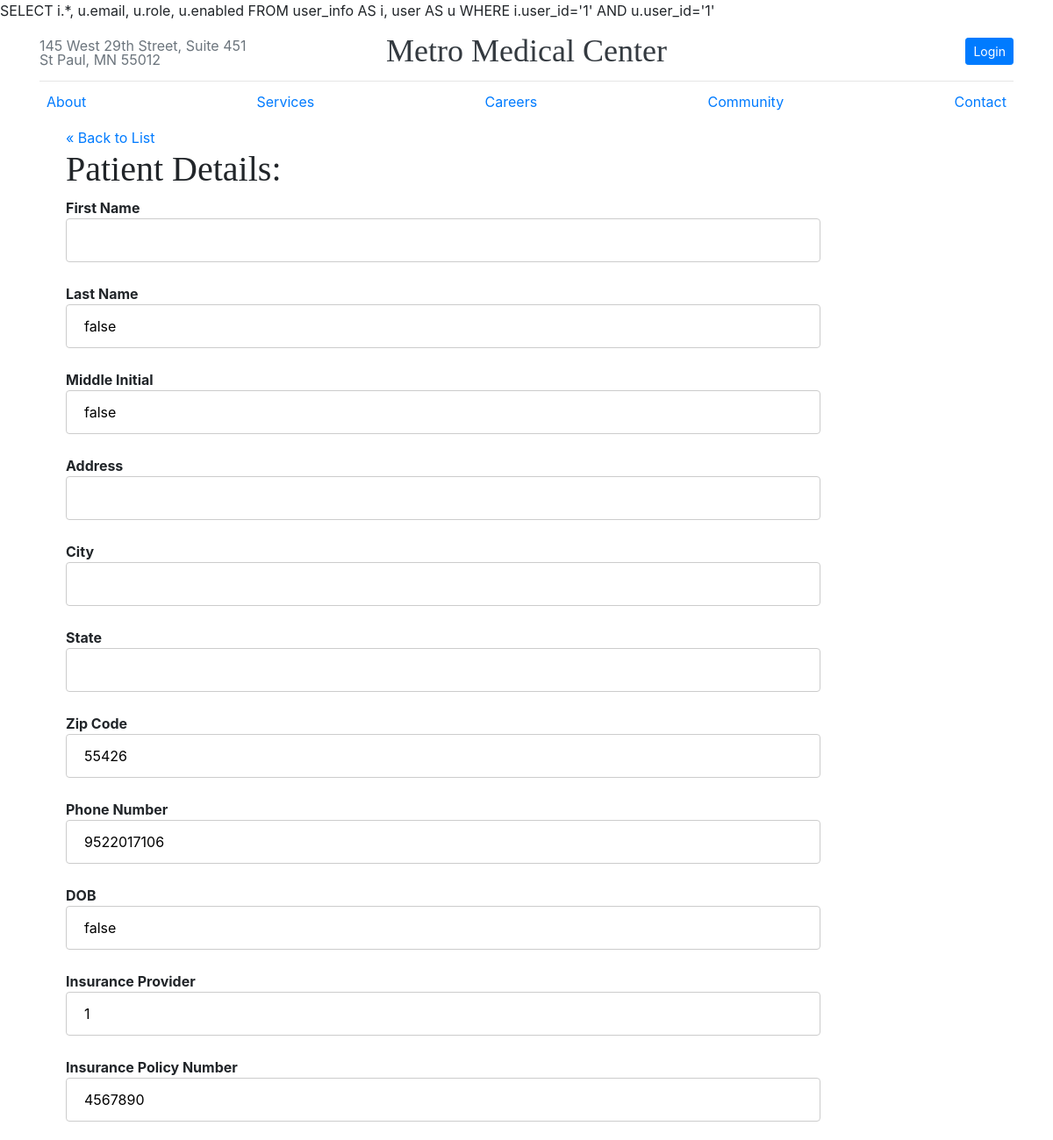
Page /metromed/public/administrator/patients/edit.php?user_id=1 (upper part) on the earlier database version.
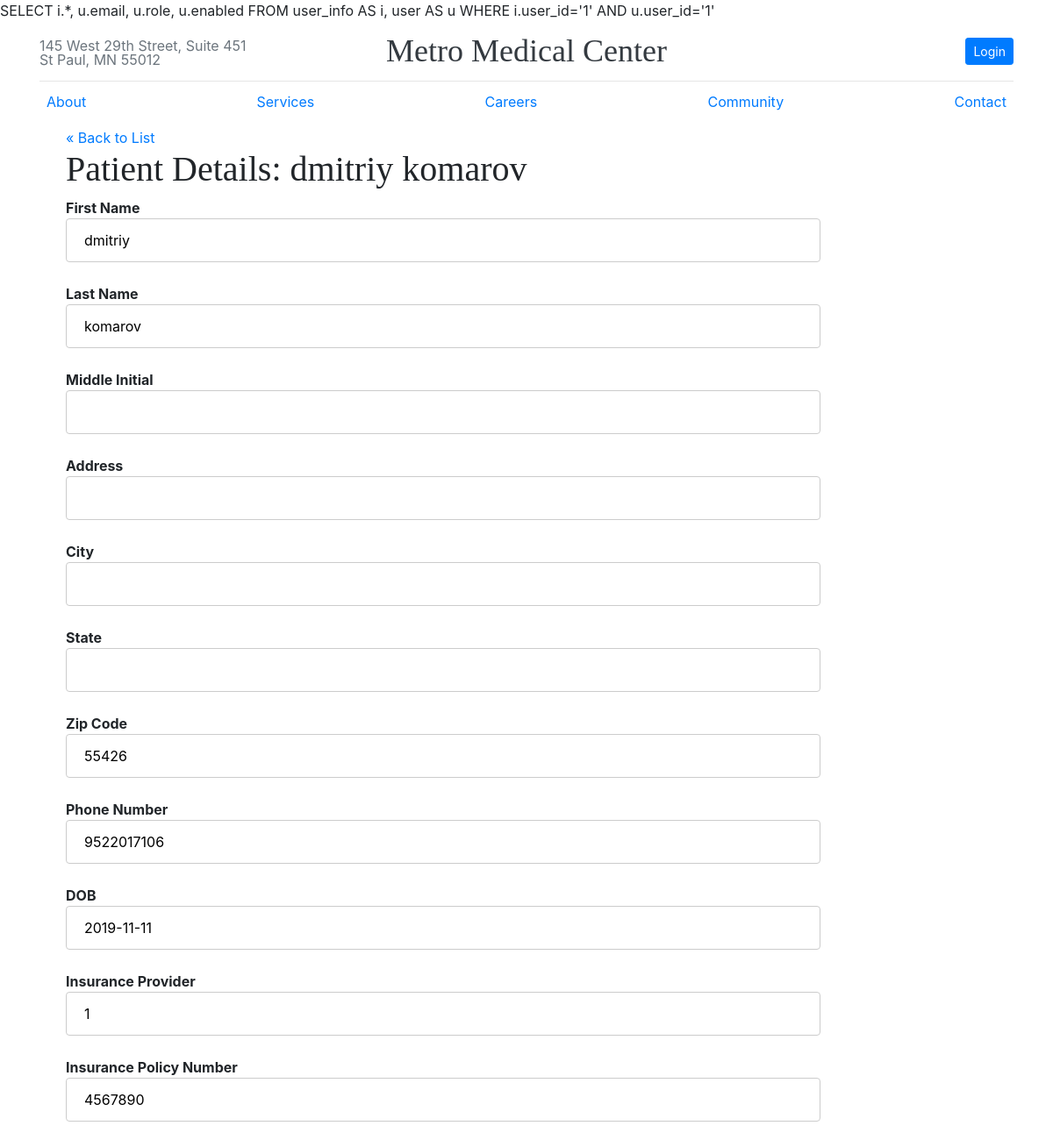
Same page on the later database version.
### tables this page shows
CREATE TABLE user (
    user_id int NOT NULL AUTO_INCREMENT,
    email varchar(50) NOT NULL UNIQUE KEY,
    password varchar(255) NOT NULL,
    role varchar(15) DEFAULT NULL,
    enabled int DEFAULT NULL,
    PRIMARY KEY (user_id),
    FOREIGN KEY (user_id) REFERENCES user_info(user_id)
);

CREATE TABLE user_info (
    user_id int NOT NULL AUTO_INCREMENT ,
    f_name varchar(50) NOT NULL,
    l_name varchar(50) NOT NULL,
    m_name varchar(50) NOT NULL,
    address varchar(255) NOT NULL,
    city varchar(50) NOT NULL,
    state varchar(50) NOT NULL,
    zip varchar(50) NOT NULL,
    phone_number bigint NOT NULL,
    dob DATE,
    ins_id int NOT NULL,
    policy_number varchar(50),
    PRIMARY KEY (user_id),
    FOREIGN KEY (ins_id) REFERENCES insurance(ins_id)
);

### metromed/private/functions.php (called while the page is built, shortened)
<?php
function url_for($script_path) {
  if($script_path[0] != '/') {
    $script_path = "/" . $script_path;
  }
  return WWW_ROOT . $script_path;
}
function u($string="") {
  return urlencode($string);
}
function h($string="") {
  return htmlspecialchars($string);
}
?>

### metromed/private/query_functions.php (called while the page is built, shortened)
<?php
  function find_patient_by_id($id) {
    global $db;
    $sql = "SELECT i.*, u.email, u.role, u.enabled FROM user_info AS i, user AS u ";
    $sql .= "WHERE i.user_id='" . $id . "'" . " AND u.user_id='" . $id . "'";
    $result = mysqli_query($db, $sql);
    $patient = mysqli_fetch_assoc($result);
    return $patient;
  }
?>

### metromed/public/administrator/patients/edit.php (the view, shortened to what this page needs)
<?php
require_once('../../../private/initialize.php');
$user_id = $_GET['user_id'];
if (is_post()) {
  $patient = [];
  $patient['user_id'] = $user_id;
  $patient['f_name'] = $_POST['f_name'] ?? '';
  $patient['l_name'] = $_POST['l_name'] ?? '';
  $patient['m_name'] = $_POST['m_name'] ?? '';
  $patient['address'] = $_POST['address'] ?? '';
  $patient['city'] = $_POST['city'] ?? '';
  $patient['state'] = $_POST['state'] ?? '';
  $patient['zip'] = $_POST['zip'] ?? '';
  $patient['phone_number'] = $_POST['phone_number'] ?? '';
  $patient['dob'] = $_POST['dob'] ?? '';
  $patient['ins_id'] = $_POST['ins_id'] ?? '';
  $patient['policy_number'] = $_POST['policy_number'] ?? '';
  $patient['email'] = $_POST['email'] ?? '';
  $patient['role'] = $_POST['role'] ?? '';
  $patient['enabled'] = (empty($_POST['enabled'])) ? "0" : "1";
  $result = update_patient($patient);
  redirect_to(url_for('/administrator/patients/view.php?user_id=' . $user_id));
} else {
  $patient = find_patient_by_id($user_id);
}
?>
<?php include(SHARED_PATH . '/metromed_header.php'); ?>
<div id="content">
  <a class="back-link" href="<?php echo url_for('/administrator/patients/index.php'); ?>">&laquo; Back to List</a>
  <div class="subject show">
    <h1>Patient Details: <?php echo h($patient['f_name'] . " " . $patient['l_name'] ); ?></h1>
    <form action="<?php echo url_for('/administrator/patients/edit.php?user_id=' . h(u($user_id))); ?>" method="post">
      <div class="attributes">
        <dl>
          <dt>First Name</dt>
          <dd><input type="text" name="f_name" value="<?php echo h($patient['f_name']); ?>" /></dd>
        </dl>
        <dl>
          <dt>Last Name</dt>
          <dd><input type="text" name='l_name' value="<?php echo h($patient['l_name'] ?? 'false'); ?>" /></dd>
        </dl>
        <dl>
          <dt>Middle Initial</dt>
          <dd><input type="text" name='m_name' value="<?php echo h($patient['m_name'] ?? 'false'); ?>" /></dd>
        </dl>
        <dl>
          <dt>Address</dt>
          <dd><input type="text" name='address' value="<?php echo h($patient['address'] ?? 'false'); ?>" /></dd>
        </dl>
        <dl>
          <dt>City</dt>
          <dd><input type="text" name='city' value="<?php echo h($patient['city'] ?? 'false'); ?>" /></dd>
        </dl>
        <dl>
          <dt>State</dt>
          <dd><input type="text" name='state' value="<?php echo h($patient['state'] ?? 'false'); ?>" /></dd>
        </dl>
        <dl>
          <dt>Zip Code</dt>
          <dd><input type="text" name='zip' value="<?php echo h($patient['zip'] ?? 'false'); ?>" /></dd>
        </dl>
        <dl>
          <dt>Phone Number</dt>
          <dd><input type="text" name='phone_number' value="<?php echo h($patient['phone_number'] ?? 'false'); ?>" /></dd>
        </dl>
        <dl>
          <dt>DOB</dt>
          <dd><input type="text" name='dob' value="<?php echo h($patient['dob'] ?? 'false'); ?>" /></dd>
        </dl>
        <dl>
          <dt>Insurance Provider</dt>
          <dd><input type="text" name='ins_id' value="<?php echo h($patient['ins_id'] ?? 'false'); ?>" /></dd>
        </dl>
        <dl>
          <dt>Insurance Policy Number</dt>
          <dd><input type="text" name='policy_number' value="<?php echo h($patient['policy_number'] ?? 'false'); ?>" /></dd>
        </dl>
      </div>
    </form>
  </div>
</div>
<?php include(SHARED_PATH . '/metromed_footer.php'); ?>

Differences in the rows shown:
changed through a linked row, user id 1: user_id.l_name (not shown) → "dmitriy komarov"; f_name (not shown) → "dmitriy"; l_name "false" → "komarov"; dob "false" → "2019-11-11"; m_name "false" → (not shown)
